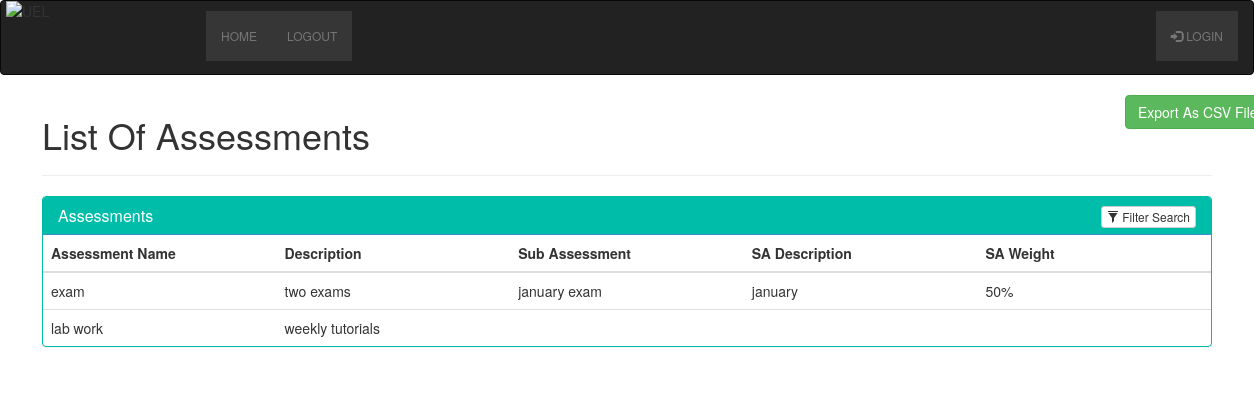
/assessment/admin/view-assessments.php, run on the app's committed database.
### tables this page shows
CREATE TABLE `assessment` (
  `assessment_code` int(9) NOT NULL auto_increment,
  `module_code` varchar(15) NOT NULL,
  `name` varchar(250) NOT NULL,
  `number_markers` varchar(9) NOT NULL,
  `marking_scheme` varchar(9) NOT NULL,
  `weighs` varchar(5) NOT NULL,
  `description` varchar(255) NOT NULL,
  `deadline` varchar(15) NOT NULL,
  `markers` varchar(250) NOT NULL,
  `sub_assessment` varchar(250) NOT NULL,
  `sub_assessment_description` varchar(250) NOT NULL,
  `sub_assessment_weight` varchar(250) NOT NULL,
  `sub_assessment_marking_scheme` varchar(25) NOT NULL,
  `sub_assessment_deadline` varchar(15) NOT NULL,
  PRIMARY KEY  (`assessment_code`)
);

### assessment/admin/view-assessments.php (the view, shortened to what this page needs)
<!DOCTYPE html>
<html>
  <?php
    include "../includes/header.php";
    include "../includes/admin-navbar.php";
    include "../db_handler.php";
  ?>
  <link rel="stylesheet" href="https://maxcdn.bootstrapcdn.com/bootstrap/3.3.7/css/bootstrap.min.css">
<head>
    <link rel="stylesheet" type="text/css" href="bootstrap/css/bootstrap.min.css"/>
</head>
<body>
<div class="container">
    <div class="row">
        <form class="form-horizontal" style="float: right;" action="view-assessments.php" method="post" name="export" enctype="multipart/form-data">
          <div class="form-group">
            <div class="col-md-4 col-md-offset-4">
              <input type="submit" name="export" class="btn btn-success" value="Export As CSV File"/>
            </div>
          </div>
        </form>
    	<h1>List Of Assessments</h1>
    	<hr>
        <div class="panel panel-primary filterable" style="border-color: #00bdaa;">
            <div class="panel-heading" style="background-color: #00bdaa;">
                <h3 class="panel-title">Assessments</h3>
                <div class="pull-right">
                    <button class="btn btn-default btn-xs btn-filter"><span class="glyphicon glyphicon-filter"></span> Filter Search</button>
                </div>
            </div>
            <table class="table">
                <thead>
                    <tr class="filters">
                        <th><input type="text" class="form-control" placeholder="Assessment Name" disabled></th>
                        <th><input type="text" class="form-control" placeholder="Description" disabled></th>
                        <th><input type="text" class="form-control" placeholder="Sub Assessment" disabled></th>
                        <th><input type="text" class="form-control" placeholder="SA Description" disabled></th>
                        <th><input type="text" class="form-control" placeholder="SA Weight" disabled></th>
                    </tr>
                </thead>
                <tbody>
                    <?php
                        $output = '';
                        if(isset($_POST["query"]))
                        {
                         $search = mysqli_real_escape_string($conn, $_POST["query"]);
                         $query = "
                          SELECT * FROM assessment
                          WHERE assessment_name LIKE '%".$search."%'
                         ";
                        }
                        else
                        {
                         $query = "
                          SELECT * FROM assessment ORDER BY assessment_code asc
                         ";
                        }
                        $result = mysqli_query($conn, $query);
                        if(mysqli_num_rows($result) > 0)
                        {
                         while($row = mysqli_fetch_array($result))
                         {
                          $output .= '
                           <tr>
                            <td>'.$row["name"].'</td>
                            <td>'.$row["description"].'</td>
                            <td>'.$row["sub_assessment"].'</td>
                            <td>'.$row["sub_assessment_description"].'</td>
                            <td>'.$row["sub_assessment_weight"].'</td>
                           </tr>
                          ';
                         }
                         echo $output;
                        }
                    ?>
                    </tbody>
                </table>
            </div>
        </div>
    </div>
</body>
</html>

### assessment/includes/admin-navbar.php (style rules this page uses)
div { display: block; }

### assessment/admin/view-assessments.php (style rules this page uses)
.filterable { margin-top: 15px; }
.filterable .panel-heading .pull-right { margin-top: -20px; }
.filterable .filters input[disabled] { background-color: transparent; border: none; cursor: auto; box-shadow: none; padding: 0; height: auto; }

### data on the page
assessment: name "exam", description "two exams", sub_assessment "january exam", sub_assessment_description "january", sub_assessment_weight "50%"
assessment: name "lab work", description "weekly tutorials"

### other printed values
$name "HOME"
$name "LOGOUT"
